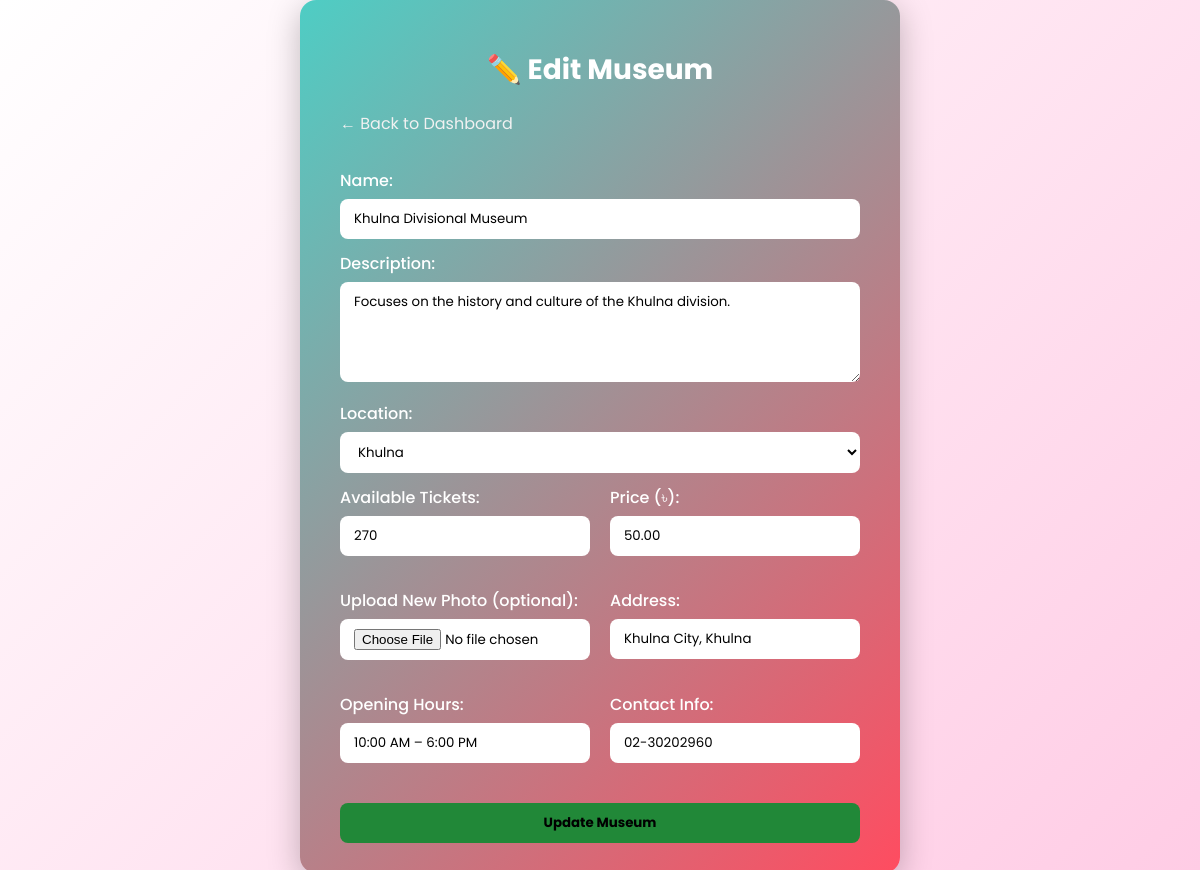
Screenshot of /admin/edit_museums.php?id=6 (signed in) with the database file from the repository.
### tables this page shows
CREATE TABLE `museums` (
  `museum_id` int(11) NOT NULL,
  `name` varchar(255) NOT NULL,
  `description` text DEFAULT NULL,
  `location` varchar(255) DEFAULT NULL,
  `available_tickets` int(11) DEFAULT NULL,
  `price` decimal(10,2) DEFAULT NULL,
  `created_at` timestamp NOT NULL DEFAULT current_timestamp(),
  `photo` varchar(255) DEFAULT NULL,
  `address` varchar(255) DEFAULT NULL,
  `opening_hours` varchar(100) DEFAULT NULL,
  `contact` varchar(100) DEFAULT NULL
);

### admin/edit_museums.php (the view, shortened to what this page needs)
<?php
require_once '../db_connect.php';
if (!isset($_GET['id'])) {
    $error = "No museum ID provided.";
} else {
    $museum_id = intval($_GET['id']);
    $stmt = $conn->prepare("SELECT * FROM museums WHERE museum_id = ?");
    $stmt->execute([$museum_id]);
    $museum = $stmt->fetch(PDO::FETCH_ASSOC);
}
?>
<!DOCTYPE html>
<html lang="en">
<head>
</head>
<body>
<div class="container">
    <h1>✏️ Edit Museum</h1>
    <a href="dashboard.php">← Back to Dashboard</a>
    <?php if (isset($museum)): ?>
    <form method="POST" enctype="multipart/form-data">
        <label>Name:</label>
        <input type="text" name="title" value="<?= htmlspecialchars($museum['name']) ?>" required>
        <label>Description:</label>
        <textarea name="description" rows="4"><?= htmlspecialchars($museum['description']) ?></textarea>
        <label>Location:</label>
        <select name="location" required>
            <?php
            $districts = ["Bagerhat","Bandarban","Barguna","Barisal","Bhola","Bogra","Brahmanbaria","Chandpur","Chapai Nawabganj","Chattogram","Chuadanga","Comilla","Cox's Bazar","Dhaka","Dinajpur","Faridpur","Feni","Gaibandha","Gazipur","Gopalganj","Habiganj","Jamalpur","Jashore","Jhalokati","Jhenaidah","Joypurhat","Khagrachhari","Khulna","Kishoreganj","Kurigram","Kushtia","Lakshmipur","Lalmonirhat","Madaripur","Magura","Manikganj","Meherpur","Moulvibazar","Munshiganj","Mymensingh","Naogaon","Narail","Narayanganj","Narsingdi","Natore","Netrokona","Nilphamari","Noakhali","Pabna","Panchagarh","Patuakhali","Pirojpur","Rajbari","Rajshahi","Rangamati","Rangpur","Satkhira","Shariatpur","Sherpur","Sirajganj","Sunamganj","Sylhet","Tangail","Thakurgaon"];
            foreach ($districts as $district) {
                $selected = ($museum['location'] === $district) ? 'selected' : '';
                echo "<option value=\"$district\" $selected>$district</option>";
            }
            ?>
        </select>
        <div class="form-row">
            <div class="form-group">
                <label>Available Tickets:</label>
                <input type="number" name="available_tickets" value="<?= htmlspecialchars($museum['available_tickets']) ?>" min="0" required>
            </div>
            <div class="form-group">
                <label>Price (৳):</label>
                <input type="number" step="0.01" name="price" value="<?= htmlspecialchars($museum['price']) ?>" min="0" required>
            </div>
        </div>
        <div class="form-row">
            <div class="form-group">
                <label>Upload New Photo (optional):</label>
                <input type="file" name="photo" accept="image/*">
            </div>
            <div class="form-group">
                <label>Address:</label>
                <input type="text" name="address" value="<?= htmlspecialchars($museum['address']) ?>" required>
            </div>
        </div>
        <div class="form-row">
            <div class="form-group">
                <label>Opening Hours:</label>
                <input type="text" name="opening_hours" value="<?= htmlspecialchars($museum['opening_hours']) ?>" required>
            </div>
            <div class="form-group">
                <label>Contact Info:</label>
                <input type="text" name="contact" value="<?= htmlspecialchars($museum['contact']) ?>" required>
            </div>
        </div>
        <input type="submit" value="Update Museum">
    </form>
    <?php endif; ?>
</div>
</body>
</html>

### admin/edit_museums.php (style rules this page uses)
* { box-sizing: border-box; font-family: 'Poppins', sans-serif; }
body { margin: 0; padding: 0; background: linear-gradient(135deg, #ffffff, #ffcce5); min-height: 100vh; display: flex; justify-content: center; align-items: center; color: #fff; }
.container { background: linear-gradient(135deg, #4ecdc4, #ff4c60); border-radius: 16px; padding: 30px 40px; width: 100%; max-width: 600px; backdrop-filter: blur(10px); box-shadow: 0 8px 32px rgba(0, 0, 0, 0.25); }
.form-row { display: flex; gap: 20px; margin-bottom: 20px; flex-wrap: wrap; }
.form-group { flex: 1; display: flex; flex-direction: column; }
h1 { text-align: center; margin-bottom: 20px; font-size: 28px; }
a { display: inline-block; color: #f1f1f1; text-decoration: none; margin-bottom: 20px; }
label { margin-top: 12px; display: block; font-weight: 500; }
input, select, textarea { width: 100%; padding: 10px 14px; margin-top: 6px; border: none; border-radius: 8px; background: #ffffff; color: #000; }
input[type="file"] { background: #ffffff; }
select[name="location"] { color: #000; }
select[name="location"] option { color: black; }
textarea { resize: vertical; }
input[type="submit"] { background-color: #218838; margin-top: 20px; cursor: pointer; transition: background-color 0.3s; font-weight: bold; }

### rows the page displays
museums: title "Khulna Divisional Museum", description "Focuses on the history and culture of the Khulna division.", available_tickets "270", price "50.00", address "Khulna City, Khulna", opening_hours "10:00 AM – 6:00 PM", contact "02-30202960"

### other values shown
form field location "Khulna"
